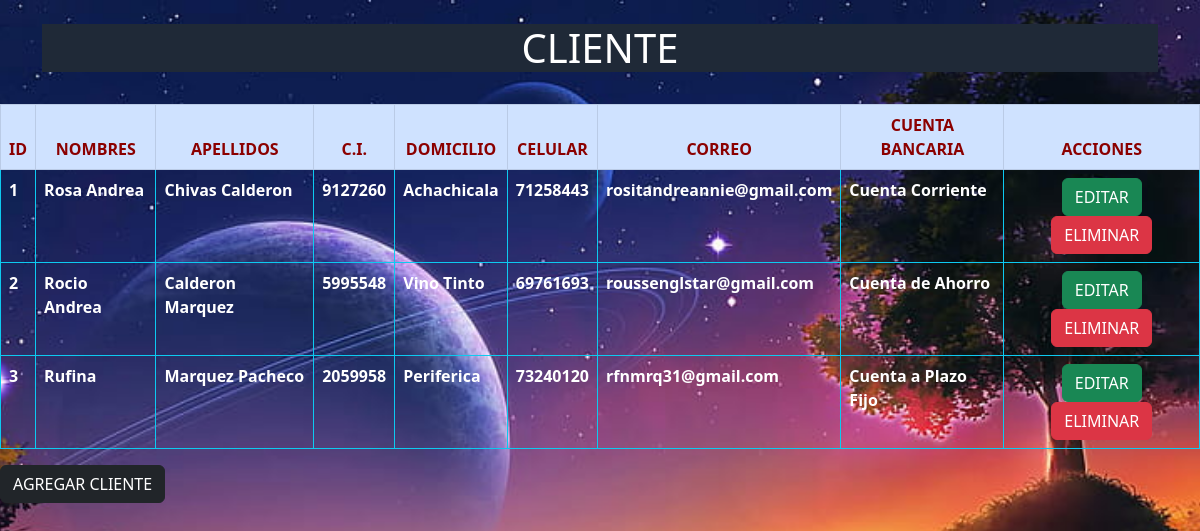
The page / on the database its author committed.
### tables this page shows
CREATE TABLE `cliente` (
  `idCliente` int(10) NOT NULL,
  `cuentaId` int(10) DEFAULT NULL,
  `nombres` varchar(50) DEFAULT NULL,
  `apellidos` varchar(50) DEFAULT NULL,
  `ci` int(10) DEFAULT NULL,
  `domicilio` varchar(70) DEFAULT NULL,
  `celular` int(10) DEFAULT NULL,
  `correo` varchar(50) DEFAULT NULL
);

CREATE TABLE `cuentabancaria` (
  `idCuenta` int(10) NOT NULL,
  `tipoCuenta` varchar(60) DEFAULT NULL
);

### index.php (the view, shortened to what this page needs)
<!DOCTYPE html>
<html lang="en">
	<head>
	  	<link href="https://cdn.jsdelivr.net/npm/bootstrap@5.2.3/dist/css/bootstrap.min.css" rel="stylesheet">
	</head>
	<body style="background-image: url(fondo.jpg); background-position: center; background-repeat: no-repeat; background-size: cover; background-attachment: fixed;">
		<br>
		<div class="container">
      		<h1 class="text-center" style="background-color: rgb(31, 41, 55); color: white"> CLIENTE </h1>
    	</div>
    	<br>
    	<div class="Container">
		    <table class="table table-bordered border-info" style="color: white">
		        <thead>
		        	<tr class="text-center table-primary" style="color: darkred">
			            <th scope="col"> ID </th>
			            <th scope="col"> NOMBRES </th>
			            <th scope="col"> APELLIDOS </th>
			            <th scope="col"> C.I. </th>
			            <th scope="col"> DOMICILIO </th>
			            <th scope="col"> CELULAR </th>
			            <th scope="col"> CORREO </th>
			            <th scope="col"> CUENTA BANCARIA </th>
			            <th scope="col"> ACCIONES </th>
		          	</tr>
		        </thead>
		        <tbody>
		        	<?php
		        		include "conexion.php";
		        		$sql = $conexion->query("select * from cliente
		        			INNER JOIN cuentabancaria ON cliente.cuentaId = cuentabancaria.idCuenta
		        		");
		        		while($resultado = $sql->fetch_assoc())
			        	{
			        ?>
			        	<tr>
				            <th scope="row"> <?php echo $resultado['idCliente']?> </th>
				            <th scope="row"> <?php echo $resultado['nombres']?> </th>
				            <th scope="row"> <?php echo $resultado['apellidos']?> </th>
				            <th scope="row"> <?php echo $resultado['ci']?> </th>
				            <th scope="row"> <?php echo $resultado['domicilio']?> </th>
				            <th scope="row"> <?php echo $resultado['celular']?> </th>
				            <th scope="row"> <?php echo $resultado['correo']?> </th>
				            <th scope="row"> <?php echo $resultado['tipoCuenta']?> </th>
				            <th>
				            	<center>
				            		<a href="modificar.php?Id=<?php echo $resultado['idCliente']; ?>" class="btn btn-success"> EDITAR </a>
				            		<a href="eliminar.php?Id=<?php echo $resultado['idCliente']; ?>" class="btn btn-danger">	ELIMINAR </a>
				           		</center>
				       		</th>
		          		</tr>
			        <?php
			        	}
		        	?>
		        </tbody>
		    </table>
		    <div>
		    	<a href="agregar.php" class="btn btn-dark">	AGREGAR CLIENTE </a>
		    </div>
    	</div>
	</body>
</html>

### rows shown on the page
cliente: idCliente "1", nombres "Rosa Andrea", apellidos "Chivas Calderon", ci "9127260", domicilio "Achachicala", celular "71258443", correo "rositandreannie@gmail.com", cuentaId.tipoCuenta "Cuenta Corriente"
cliente: idCliente "2", nombres "Rocio Andrea", apellidos "Calderon Marquez", ci "5995548", domicilio "Vino Tinto", celular "69761693", correo "roussenglstar@gmail.com", cuentaId.tipoCuenta "Cuenta de Ahorro"
cliente: idCliente "3", nombres "Rufina", apellidos "Marquez Pacheco", ci "2059958", domicilio "Periferica", celular "73240120", correo "rfnmrq31@gmail.com", cuentaId.tipoCuenta "Cuenta a Plazo Fijo"
